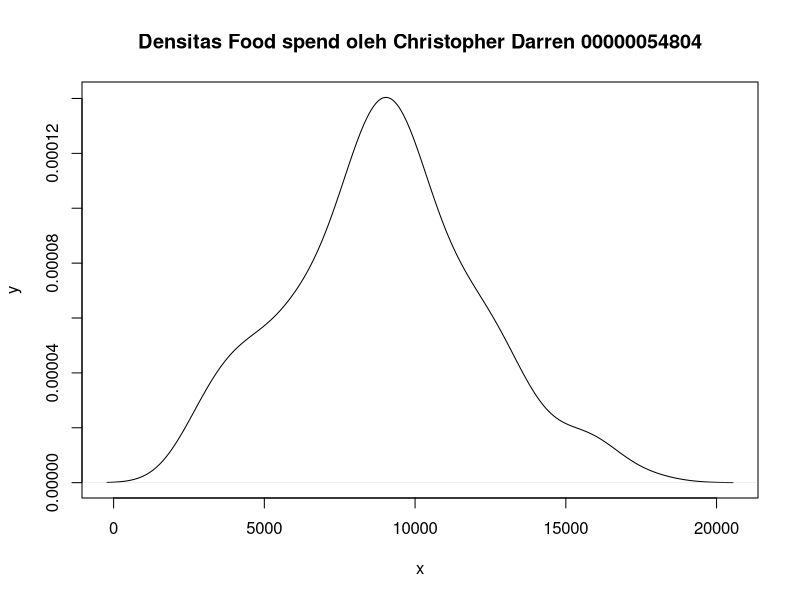
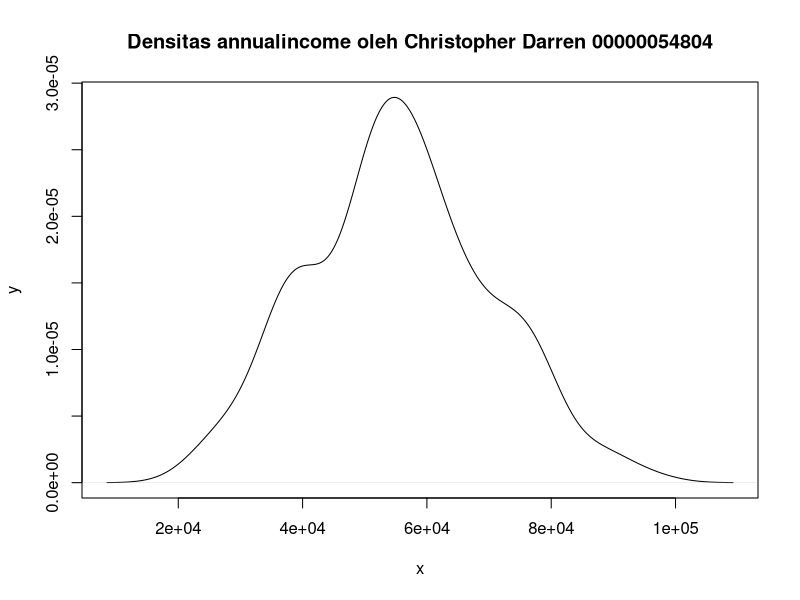
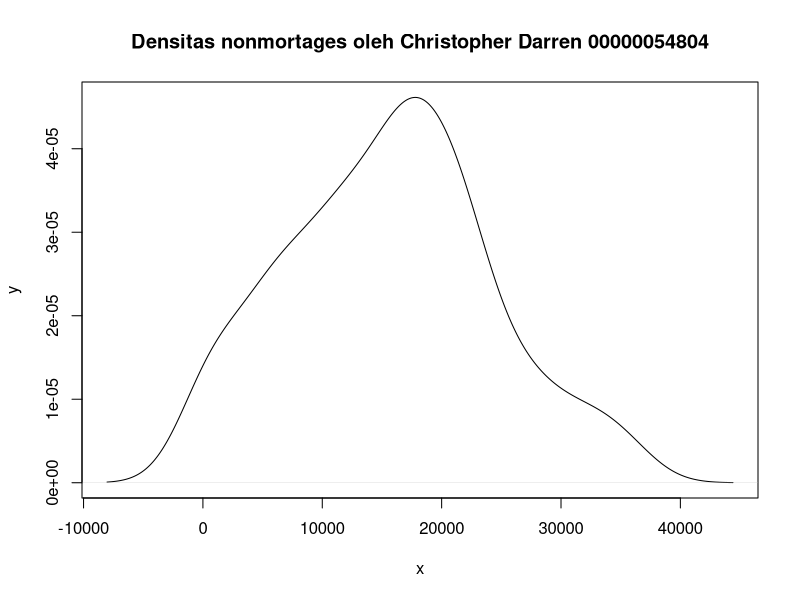
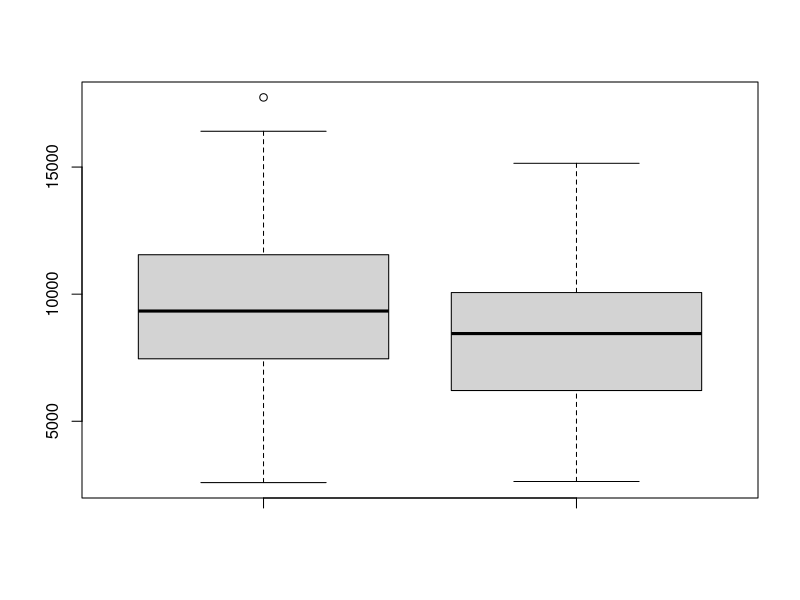

Recreate these plots in R, in order.
## ---- chunk 1
knitr::opts_chunk$set(echo = TRUE)
## ---- chunk 2

#### Panggil semua package yang diperlukan.
library(readxl) #membaca file Excel
library(nortest) #uji normalitas
library(dplyr)

#### Impor Data
#Bacalah file **labdata.xlsx** sheet **ConsumerFood**. 
food <- readxl::read_excel("labdata.xlsx", sheet = "ConsumerFood")
str(food)
head(food)
tail(food)

#### Ubah tipe data numerik menjadi tipe faktor
food$Region <- as.factor(food$Region)
food$Location <- as.factor(food$Location)

#### Buatlah sebuah variabel beranam DisposableIncome. 
# Simpan variabel ini ke dalam data frame food. 
food$DisposableIncome <- food$AnnualHouseholdIncome - food$NonMortgageHouseholdDebt
## ---- chunk 3

#a-----
rata1 <- mean(food$AnnualFoodSpending) #menghitung rata-rata dari food#
rata2 <- mean(food$AnnualHouseholdIncome)
rata3 <- mean(food$NonMortgageHouseholdDebt)

alpha <- 0.1
plot(density(food$AnnualFoodSpending), main = "Densitas Food spend oleh Christopher Darren 00000054804", xlab  = "x", ylab = "y")
(tt <- t.test(food$AnnualFoodSpending, mu = rata1, conf.level = 1-alpha, alternative = "two.sided"))

plot(density(food$AnnualHouseholdIncome), main = "Densitas annualincome oleh Christopher Darren 00000054804", xlab =  "x", ylab = "y")
(tt <- t.test(food$AnnualHouseholdIncome, mu = rata2, conf.level = 1-alpha, alternative = "two.sided"))

plot(density(food$NonMortgageHouseholdDebt), main = "Densitas nonmortages oleh Christopher Darren 00000054804", xlab = "x", ylab =  "y")
(tt <- t.test(food$NonMortgageHouseholdDebt, mu = rata3, conf.level = 1-alpha, alternative = "two.sided"))

# Variabel Annualfoodspend mengikuti  distribusi Gaussian
# Variabel AnnualhouseholdIncome mengikuti  distribusi Gaussian
# Variabel NonMortageHouseholdDebt tidak mengikuti  distribusi Gaussian

(varnum <- colnames(food[,c(1:3,6)]))
apply(food[,varnum], 2, shapiro.test)

#b----


#filter untuk mendapatkan AnnualFoodSpending lokasi 1
foodspend1 <- food$AnnualFoodSpending[food$Location == 'Metro']

#filter untuk mendapatkan AnnualFoodSpending lokasi 2
foodspend2 <- food$AnnualFoodSpending[food$Location == 'NonMetro']

#Location 1
mean(foodspend1)
sd(foodspend1)
(cv1 <- sd(foodspend1)/ mean(foodspend1))

#Location 2
mean(foodspend2)
sd(foodspend2)
(cv2 <- sd(foodspend2)/ mean(foodspend2))

#c-------------
judul1 = "Metro"
judul2 = "NonMetro"
boxplot(foodspend1, foodspend2 ,judul1 = "Metro" ,judul2 = "NonMetro")


#d-----
foodspend1 <- food$AnnualFoodSpending[food$Location == "Metro"]
foodspend2 <- food$AnnualFoodSpending[food$Location == "NonMetro"]

#uji hipotesa
alpha <- 0.1
(rata1 <- mean(foodspend1))
(ttspending1 <- t.test(foodspend1, mu = rata1, conf.level = 1-alpha, alternative = "two.sided"))

alpha <- 0.1
(rata1 <- mean(foodspend2))
(ttspending1 <- t.test(foodspend2, mu = rata1, conf.level = 1-alpha, alternative = "two.sided"))


# KESIMPULAN
# tidak ditolak H0 pada alpha 0,1.
# annual food spending lokasi 1 dan annual spending lokasi 2 beda 1000-an lebih

#e----
ttspending <- t.test(foodspend1, foodspend2, mu = rata1, var.equal = TRUE, alternative = "greater",conf.level = 1 - alpha)

# KESIMPULAN
# tidak ditolak H0 pada alpha 0,1.
# Selisih annual food spending lokasi 1 dan lokasi 2 tidak begitu jauh
